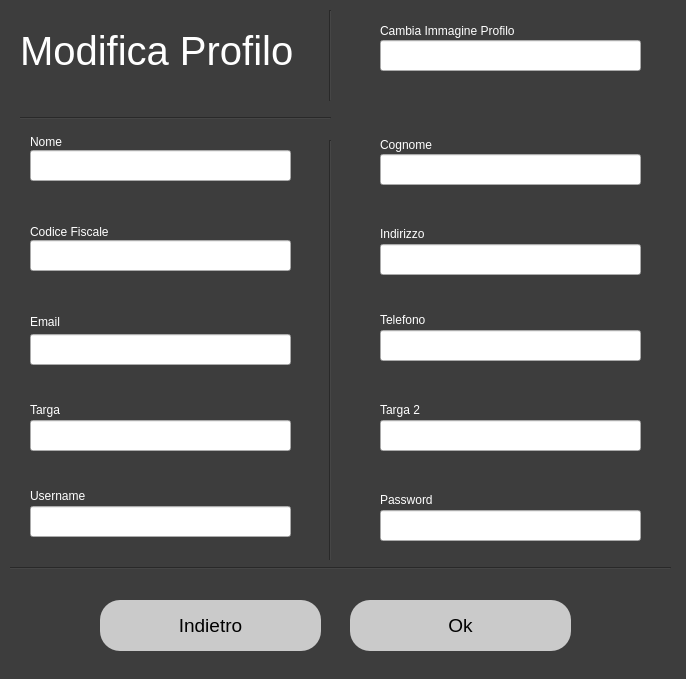
<?xml version="1.0" encoding="UTF-8"?>
<ui version="4.0">
 <class>Dialog</class>
 <widget class="QDialog" name="Dialog">
  <property name="geometry">
   <rect>
    <x>0</x>
    <y>0</y>
    <width>686</width>
    <height>679</height>
   </rect>
  </property>
  <property name="windowTitle">
   <string>Dialog</string>
  </property>
  <property name="styleSheet">
   <string notr="true">QDialog#Dialog{
background-color: rgb(61, 61, 61);}</string>
  </property>
  <widget class="QLabel" name="label">
   <property name="geometry">
    <rect>
     <x>20</x>
     <y>10</y>
     <width>281</width>
     <height>81</height>
    </rect>
   </property>
   <property name="styleSheet">
    <string notr="true">color: rgb(255, 255, 255); font-size:30pt</string>
   </property>
   <property name="text">
    <string>Modifica Profilo</string>
   </property>
  </widget>
  <widget class="QLabel" name="label_5">
   <property name="geometry">
    <rect>
     <x>30</x>
     <y>134</y>
     <width>71</width>
     <height>16</height>
    </rect>
   </property>
   <property name="styleSheet">
    <string notr="true">font: 12pt &quot;MS Shell Dlg 2&quot;;
color: rgb(255, 255, 255);</string>
   </property>
   <property name="text">
    <string>Nome</string>
   </property>
  </widget>
  <widget class="QLabel" name="label_6">
   <property name="geometry">
    <rect>
     <x>380</x>
     <y>134</y>
     <width>81</width>
     <height>21</height>
    </rect>
   </property>
   <property name="styleSheet">
    <string notr="true">font: 12pt &quot;MS Shell Dlg 2&quot;;
color: rgb(255, 255, 255);</string>
   </property>
   <property name="text">
    <string>Cognome</string>
   </property>
  </widget>
  <widget class="QLabel" name="label_7">
   <property name="geometry">
    <rect>
     <x>30</x>
     <y>224</y>
     <width>111</width>
     <height>16</height>
    </rect>
   </property>
   <property name="styleSheet">
    <string notr="true">font: 12pt &quot;MS Shell Dlg 2&quot;;
color: rgb(255, 255, 255);</string>
   </property>
   <property name="text">
    <string>Codice Fiscale</string>
   </property>
  </widget>
  <widget class="QLabel" name="label_8">
   <property name="geometry">
    <rect>
     <x>380</x>
     <y>224</y>
     <width>81</width>
     <height>20</height>
    </rect>
   </property>
   <property name="styleSheet">
    <string notr="true">font: 12pt &quot;MS Shell Dlg 2&quot;;
color: rgb(255, 255, 255);</string>
   </property>
   <property name="text">
    <string>Indirizzo</string>
   </property>
  </widget>
  <widget class="QLineEdit" name="indirizzo_field">
   <property name="geometry">
    <rect>
     <x>380</x>
     <y>244</y>
     <width>261</width>
     <height>31</height>
    </rect>
   </property>
   <property name="styleSheet">
    <string notr="true">color: rgb(0, 0, 0);
font: 11pt &quot;MS Shell Dlg 2&quot;;</string>
   </property>
  </widget>
  <widget class="QLabel" name="label_9">
   <property name="geometry">
    <rect>
     <x>380</x>
     <y>310</y>
     <width>81</width>
     <height>20</height>
    </rect>
   </property>
   <property name="styleSheet">
    <string notr="true">font: 12pt &quot;MS Shell Dlg 2&quot;;
color: rgb(255, 255, 255);</string>
   </property>
   <property name="text">
    <string>Telefono</string>
   </property>
  </widget>
  <widget class="QLabel" name="label_10">
   <property name="geometry">
    <rect>
     <x>30</x>
     <y>314</y>
     <width>111</width>
     <height>16</height>
    </rect>
   </property>
   <property name="styleSheet">
    <string notr="true">font: 12pt &quot;MS Shell Dlg 2&quot;;
color: rgb(255, 255, 255);</string>
   </property>
   <property name="text">
    <string>Email</string>
   </property>
  </widget>
  <widget class="QLineEdit" name="email_field">
   <property name="geometry">
    <rect>
     <x>30</x>
     <y>334</y>
     <width>261</width>
     <height>31</height>
    </rect>
   </property>
   <property name="styleSheet">
    <string notr="true">color: rgb(0, 0, 0);
font: 11pt &quot;MS Shell Dlg 2&quot;;</string>
   </property>
  </widget>
  <widget class="QLineEdit" name="telefono_field">
   <property name="geometry">
    <rect>
     <x>380</x>
     <y>330</y>
     <width>261</width>
     <height>31</height>
    </rect>
   </property>
   <property name="styleSheet">
    <string notr="true">color: rgb(0, 0, 0);
font: 11pt &quot;MS Shell Dlg 2&quot;;</string>
   </property>
  </widget>
  <widget class="QLabel" name="label_11">
   <property name="geometry">
    <rect>
     <x>30</x>
     <y>400</y>
     <width>111</width>
     <height>20</height>
    </rect>
   </property>
   <property name="styleSheet">
    <string notr="true">font: 12pt &quot;MS Shell Dlg 2&quot;;
color: rgb(255, 255, 255);</string>
   </property>
   <property name="text">
    <string>Targa</string>
   </property>
  </widget>
  <widget class="QPushButton" name="ok_button">
   <property name="geometry">
    <rect>
     <x>350</x>
     <y>600</y>
     <width>221</width>
     <height>51</height>
    </rect>
   </property>
   <property name="cursor">
    <cursorShape>PointingHandCursor</cursorShape>
   </property>
   <property name="styleSheet">
    <string notr="true">border-radius:20px; 
 background-color: rgb(202, 202, 202);
font-size:14pt;</string>
   </property>
   <property name="text">
    <string>Ok</string>
   </property>
  </widget>
  <widget class="QPushButton" name="back_button">
   <property name="geometry">
    <rect>
     <x>100</x>
     <y>600</y>
     <width>221</width>
     <height>51</height>
    </rect>
   </property>
   <property name="cursor">
    <cursorShape>PointingHandCursor</cursorShape>
   </property>
   <property name="styleSheet">
    <string notr="true">border-radius:20px; 
 background-color: rgb(202, 202, 202);
font-size:14pt;</string>
   </property>
   <property name="text">
    <string>Indietro</string>
   </property>
  </widget>
  <widget class="Line" name="line">
   <property name="geometry">
    <rect>
     <x>320</x>
     <y>140</y>
     <width>20</width>
     <height>421</height>
    </rect>
   </property>
   <property name="styleSheet">
    <string notr="true">background-color: rgb(61, 61, 61);</string>
   </property>
   <property name="orientation">
    <enum>Qt::Vertical</enum>
   </property>
  </widget>
  <widget class="Line" name="line_2">
   <property name="geometry">
    <rect>
     <x>20</x>
     <y>110</y>
     <width>311</width>
     <height>16</height>
    </rect>
   </property>
   <property name="styleSheet">
    <string notr="true">background-color: rgb(61, 61, 61);</string>
   </property>
   <property name="orientation">
    <enum>Qt::Horizontal</enum>
   </property>
  </widget>
  <widget class="Line" name="line_3">
   <property name="geometry">
    <rect>
     <x>10</x>
     <y>560</y>
     <width>661</width>
     <height>16</height>
    </rect>
   </property>
   <property name="styleSheet">
    <string notr="true">background-color: rgb(61, 61, 61);</string>
   </property>
   <property name="orientation">
    <enum>Qt::Horizontal</enum>
   </property>
  </widget>
  <widget class="QLabel" name="label_12">
   <property name="geometry">
    <rect>
     <x>30</x>
     <y>486</y>
     <width>81</width>
     <height>20</height>
    </rect>
   </property>
   <property name="styleSheet">
    <string notr="true">font: 12pt &quot;MS Shell Dlg 2&quot;;
color: rgb(255, 255, 255);</string>
   </property>
   <property name="text">
    <string>Username</string>
   </property>
  </widget>
  <widget class="QLabel" name="label_13">
   <property name="geometry">
    <rect>
     <x>380</x>
     <y>490</y>
     <width>81</width>
     <height>20</height>
    </rect>
   </property>
   <property name="styleSheet">
    <string notr="true">font: 12pt &quot;MS Shell Dlg 2&quot;;
color: rgb(255, 255, 255);</string>
   </property>
   <property name="text">
    <string>Password</string>
   </property>
  </widget>
  <widget class="Line" name="line_4">
   <property name="geometry">
    <rect>
     <x>320</x>
     <y>10</y>
     <width>20</width>
     <height>91</height>
    </rect>
   </property>
   <property name="styleSheet">
    <string notr="true">background-color: rgb(61, 61, 61);</string>
   </property>
   <property name="orientation">
    <enum>Qt::Vertical</enum>
   </property>
  </widget>
  <widget class="QLabel" name="label_14">
   <property name="geometry">
    <rect>
     <x>380</x>
     <y>20</y>
     <width>181</width>
     <height>21</height>
    </rect>
   </property>
   <property name="styleSheet">
    <string notr="true">font: 12pt &quot;MS Shell Dlg 2&quot;;
color: rgb(255, 255, 255);</string>
   </property>
   <property name="text">
    <string>Cambia Immagine Profilo</string>
   </property>
  </widget>
  <widget class="QLabel" name="label_15">
   <property name="geometry">
    <rect>
     <x>380</x>
     <y>400</y>
     <width>111</width>
     <height>20</height>
    </rect>
   </property>
   <property name="styleSheet">
    <string notr="true">font: 12pt &quot;MS Shell Dlg 2&quot;;
color: rgb(255, 255, 255);</string>
   </property>
   <property name="text">
    <string>Targa 2</string>
   </property>
  </widget>
  <widget class="QLineEdit" name="veicolo_field">
   <property name="geometry">
    <rect>
     <x>30</x>
     <y>420</y>
     <width>261</width>
     <height>31</height>
    </rect>
   </property>
   <property name="styleSheet">
    <string notr="true">color: rgb(0, 0, 0);
font: 11pt &quot;MS Shell Dlg 2&quot;;</string>
   </property>
   <property name="readOnly">
    <bool>true</bool>
   </property>
  </widget>
  <widget class="QLineEdit" name="veicolo2_field">
   <property name="geometry">
    <rect>
     <x>380</x>
     <y>420</y>
     <width>261</width>
     <height>31</height>
    </rect>
   </property>
   <property name="styleSheet">
    <string notr="true">color: rgb(0, 0, 0);
font: 11pt &quot;MS Shell Dlg 2&quot;;</string>
   </property>
   <property name="readOnly">
    <bool>true</bool>
   </property>
  </widget>
  <widget class="QLineEdit" name="username_field">
   <property name="geometry">
    <rect>
     <x>30</x>
     <y>506</y>
     <width>261</width>
     <height>31</height>
    </rect>
   </property>
   <property name="styleSheet">
    <string notr="true">color: rgb(0, 0, 0);
font: 11pt &quot;MS Shell Dlg 2&quot;;</string>
   </property>
   <property name="readOnly">
    <bool>true</bool>
   </property>
  </widget>
  <widget class="QLineEdit" name="password_field">
   <property name="geometry">
    <rect>
     <x>380</x>
     <y>510</y>
     <width>261</width>
     <height>31</height>
    </rect>
   </property>
   <property name="styleSheet">
    <string notr="true">color: rgb(0, 0, 0);
font: 11pt &quot;MS Shell Dlg 2&quot;;</string>
   </property>
  </widget>
  <widget class="QLineEdit" name="cf_field">
   <property name="geometry">
    <rect>
     <x>30</x>
     <y>240</y>
     <width>261</width>
     <height>31</height>
    </rect>
   </property>
   <property name="styleSheet">
    <string notr="true">color: rgb(0, 0, 0);
font: 11pt &quot;MS Shell Dlg 2&quot;;</string>
   </property>
   <property name="readOnly">
    <bool>true</bool>
   </property>
  </widget>
  <widget class="QLineEdit" name="cognome_field">
   <property name="geometry">
    <rect>
     <x>380</x>
     <y>154</y>
     <width>261</width>
     <height>31</height>
    </rect>
   </property>
   <property name="styleSheet">
    <string notr="true">color: rgb(0, 0, 0);
font: 11pt &quot;MS Shell Dlg 2&quot;;</string>
   </property>
   <property name="readOnly">
    <bool>true</bool>
   </property>
  </widget>
  <widget class="QLineEdit" name="nome_field">
   <property name="geometry">
    <rect>
     <x>30</x>
     <y>150</y>
     <width>261</width>
     <height>31</height>
    </rect>
   </property>
   <property name="styleSheet">
    <string notr="true">color: rgb(0, 0, 0);
font: 11pt &quot;MS Shell Dlg 2&quot;;</string>
   </property>
   <property name="readOnly">
    <bool>true</bool>
   </property>
  </widget>
  <widget class="QLineEdit" name="image_field">
   <property name="geometry">
    <rect>
     <x>380</x>
     <y>40</y>
     <width>261</width>
     <height>31</height>
    </rect>
   </property>
   <property name="styleSheet">
    <string notr="true">color: rgb(0, 0, 0);
font: 11pt &quot;MS Shell Dlg 2&quot;;
</string>
   </property>
   <property name="readOnly">
    <bool>true</bool>
   </property>
  </widget>
 </widget>
 <resources/>
 <connections/>
</ui>
